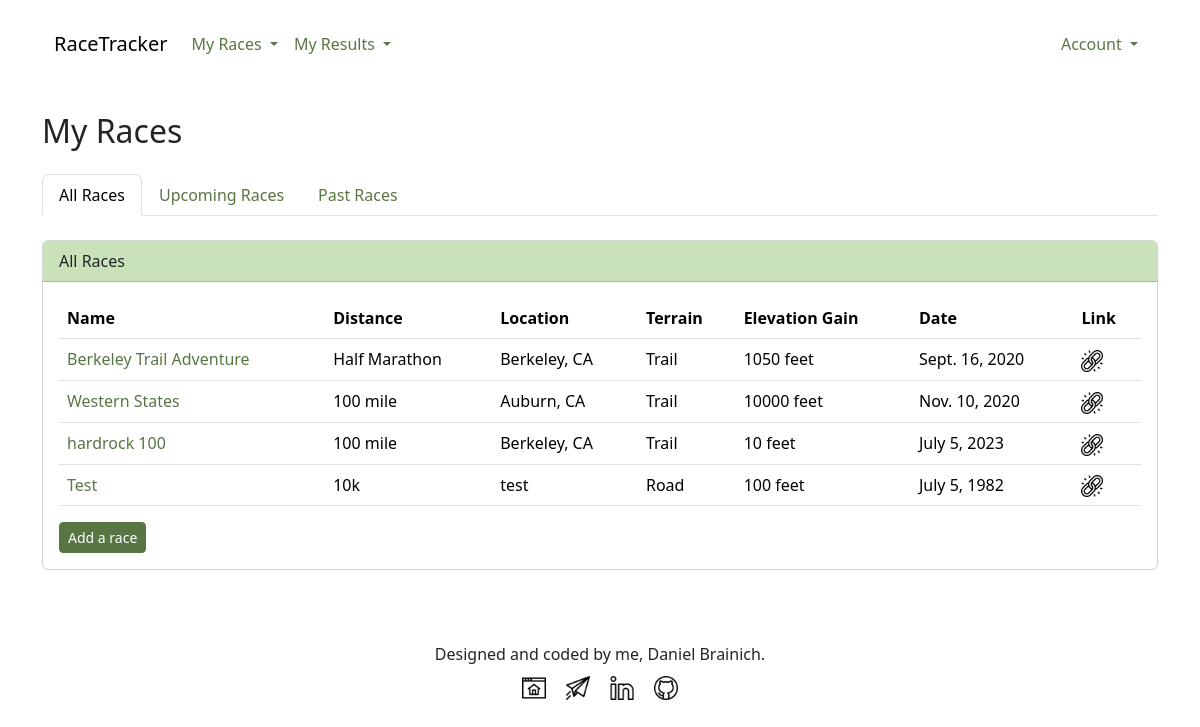
Page /races/ (signed in) on the earlier database version.
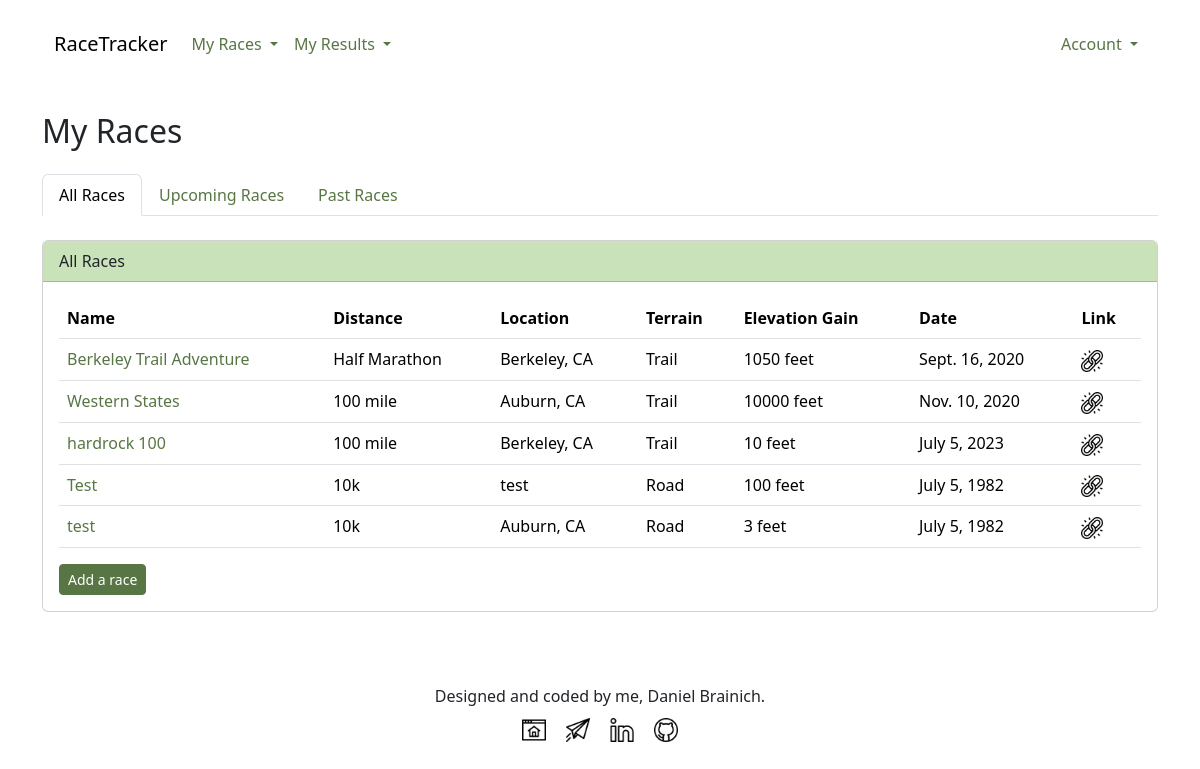
Same page on the later database version.
### races/models.py (models this page shows, shortened)
class Race(models.Model):
    DISTANCE_CHOICES = [
        ("5k", "5k"),
        ("10k", "10k"),
        ("half_marathon", "Half Marathon"),
        ("marathon", "Marathon"),
        ("30k", "30k"),
        ("35k", "35k"),
        ("50k", "50k"),
        ("50_mile", "50 mile"),
        ("100k", "100k"),
        ("100_mile", "100 mile"),
    ]
    TERRAIN_CHOICES = [
        ("trail", "Trail"),
        ("road", "Road"),
    ]
    name = models.CharField(max_length=150)
    distance = models.CharField(
        max_length=13,
        choices=DISTANCE_CHOICES,
    )
    location = models.CharField(max_length=150)
    terrain = models.CharField(
        max_length=5,
        choices=TERRAIN_CHOICES,
    )
    elevation_gain = models.PositiveIntegerField()
    date = models.DateField()
    link = models.URLField(null=True)
    owner = models.ForeignKey(
        User,
        related_name="projects",
        on_delete=models.CASCADE,
    )

### races/views.py (the view)
# urls.py: path("", list_races, name="list_races"),
@login_required
def list_races(request):
    race_list = Race.objects.filter(owner=request.user)
    future_races = []
    past_races = []
    today = date.today()
    for race in race_list:
        if race.date > today:
            future_races.append(race)
        else:
            past_races.append(race)
    context = {
        "all_races": race_list,
        "future_races": future_races,
        "past_races": past_races,
    }
    return render(request, "races/race_list.html", context)

### races/templates/races/race_list.html (shortened to what this page needs)
{% extends "base.html" %}
{% load custom_tags %}
{% load static %}
{% block content %}
<div class="row">
    <div class="col">
        <h2 class="mt-4 mb-4">My Races</h2>
        <ul class="nav nav-tabs" id="myTab" role="tablist">
        <li class="nav-item" role="presentation">
            <button class="nav-link active" id="home-tab" data-bs-toggle="tab" data-bs-target="#all-races-tab-pane" type="button" role="tab" aria-controls="home-tab-pane" aria-selected="true">All Races</button>
        </li>
        <li class="nav-item" role="presentation">
            <button class="nav-link" id="profile-tab" data-bs-toggle="tab" data-bs-target="#upcoming-races-tab-pane" type="button" role="tab" aria-controls="profile-tab-pane" aria-selected="false">Upcoming Races</button>
        </li>
        <li class="nav-item" role="presentation">
            <button class="nav-link" id="contact-tab" data-bs-toggle="tab" data-bs-target="#past-races-tab-pane" type="button" role="tab" aria-controls="contact-tab-pane" aria-selected="false">Past Races</button>
        </li>
        </ul>
        <div class="tab-content" id="myTabContent">
            <div class="tab-pane fade show active" id="all-races-tab-pane" role="tabpanel" aria-labelledby="all-races-tab" tabindex="0">
                <div class="card mt-4">
                <div class="card-header">All Races</div>
                    <div class="card-body">
                        <table class="table">
                            <thead>
                                <tr>
                                    <th>Name</th>
                                    <th>Distance</th>
                                    <th>Location</th>
                                    <th>Terrain</th>
                                    <th>Elevation Gain</th>
                                    <th>Date</th>
                                    <th>Link</th>
                                </tr>
                            </thead>
                            <tbody>
                                {% if all_races %}
                                {% for race in all_races %}
                                <tr>
                                    <td><a href="{% url "show_race" race.id %}">{{ race.name }}</a></td>
                                    <td>{{ race.get_distance_display }}</td>
                                    <td>{{ race.location }}</td>
                                    <td>{{ race.get_terrain_display }}</td>
                                    <td>{{ race.elevation_gain }} feet</td>
                                    <td>{{ race.date }}</td>
                                    <td><a href="{{ race.link }}"><img src="{% static "images/link.png" %}" width="22" height="22" alt="Link icon"></a></td>
                                </tr>
                                {% endfor %}
                                {% endif %}
                            </tbody>
                        </table>
                        <a class="btn btn-primary btn-sm" href="{% url "add_race" %}">Add a race</a>
                    </div>
                </div>
            </div>
        </div>
    </div>
</div>
{% endblock content %}

Differences in the rows shown:
added Race: name "test", distance "10k", location "Auburn, CA", terrain "Road", elevation_gain "3", date "July 5, 1982"
